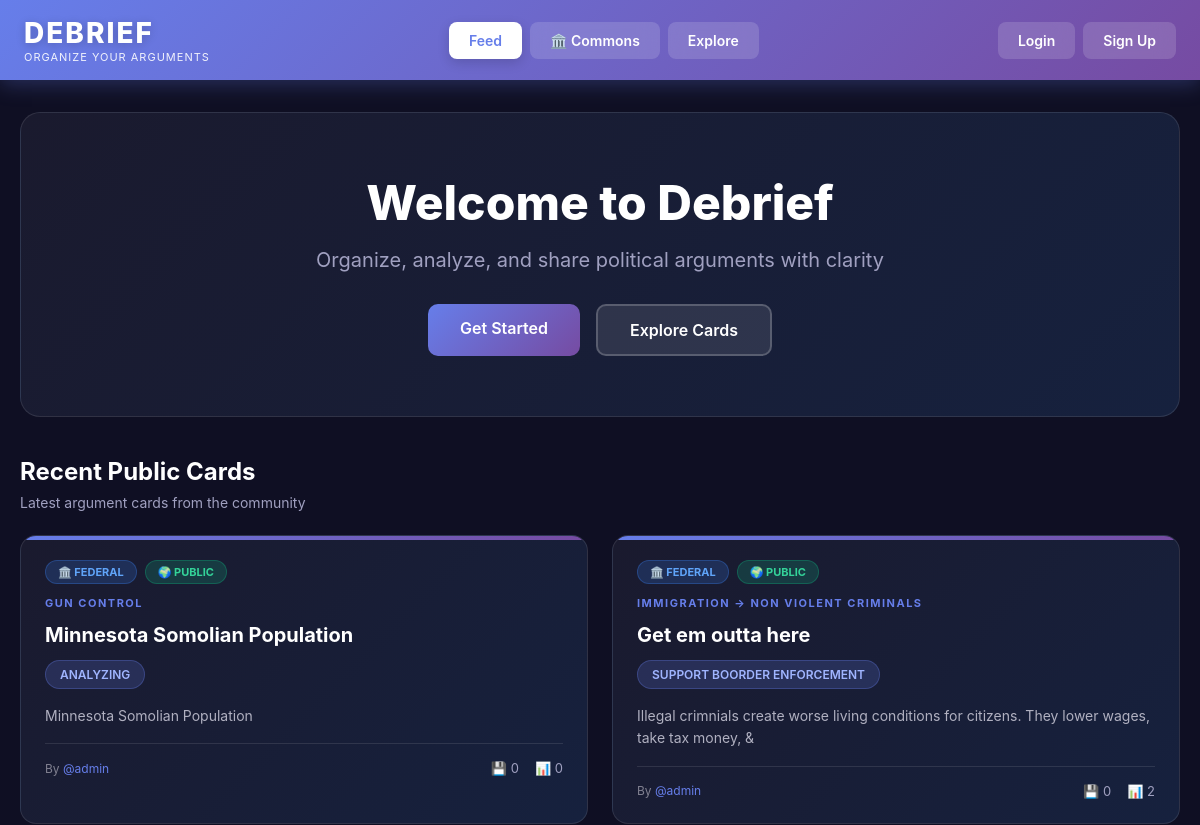
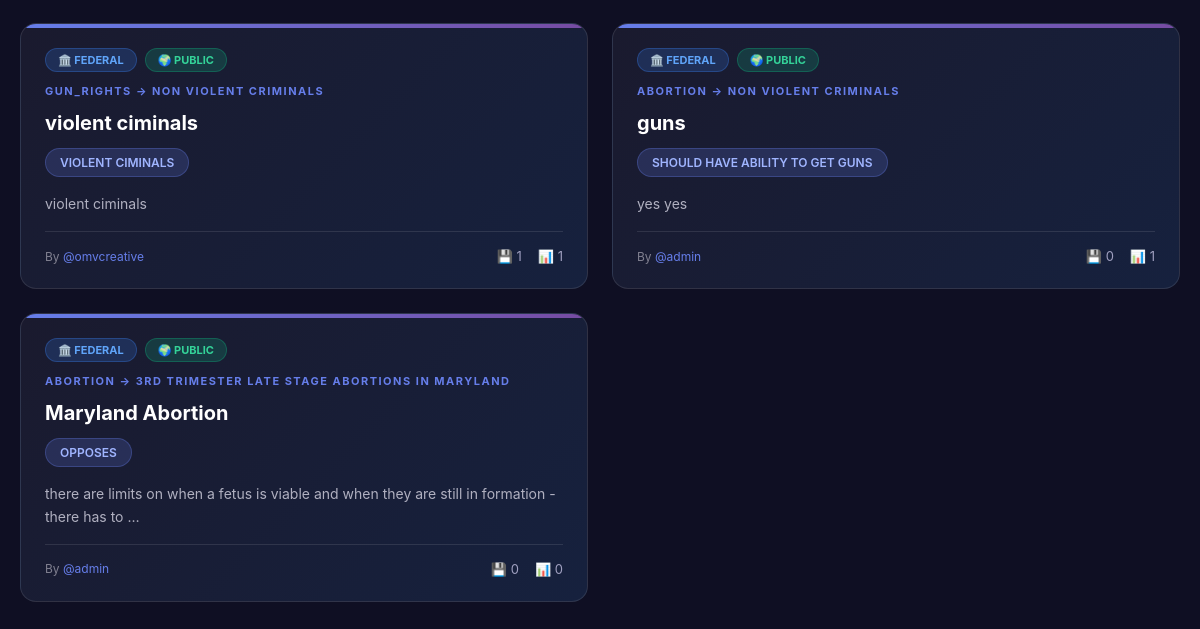
The app's page /, older data (2 pictures, top to bottom).
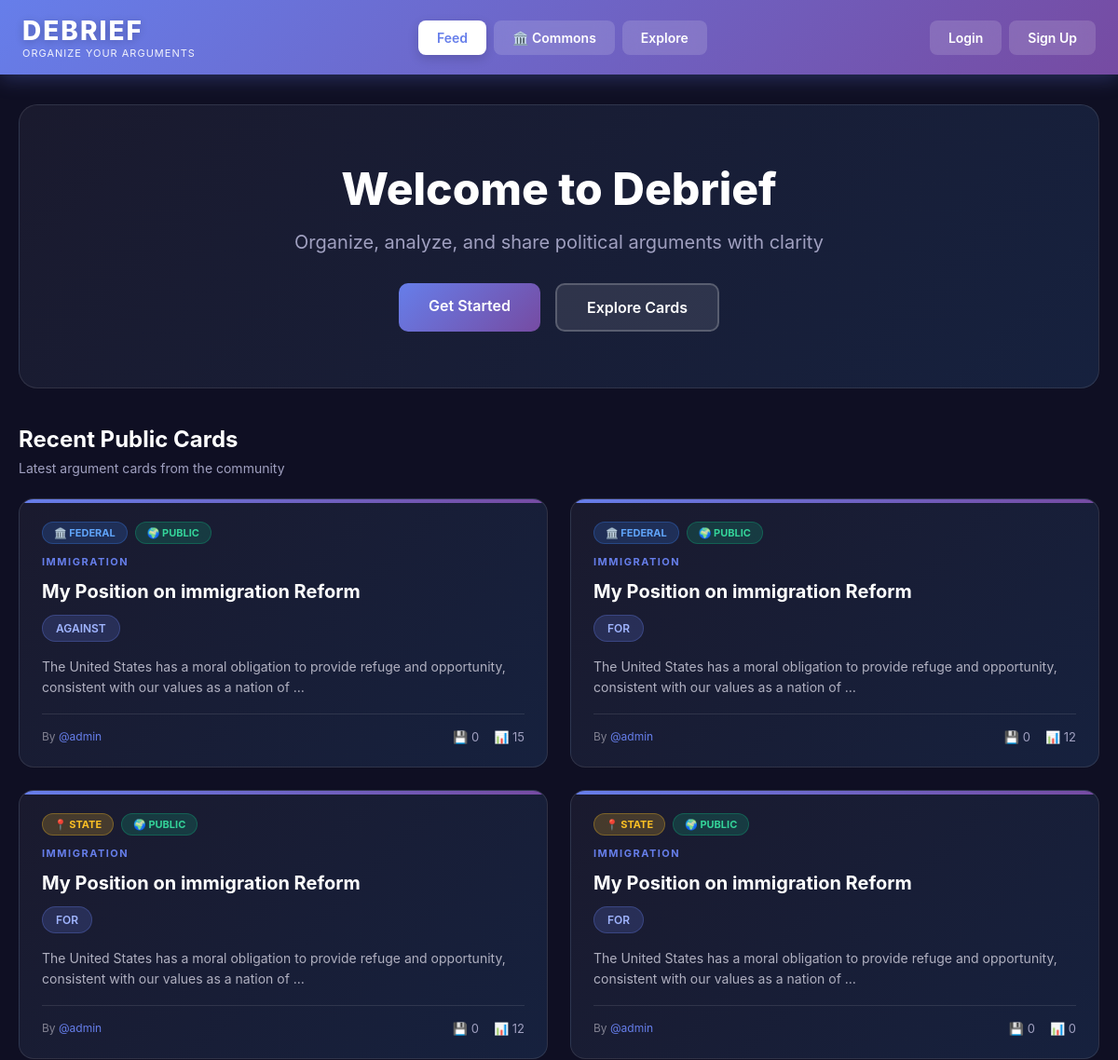
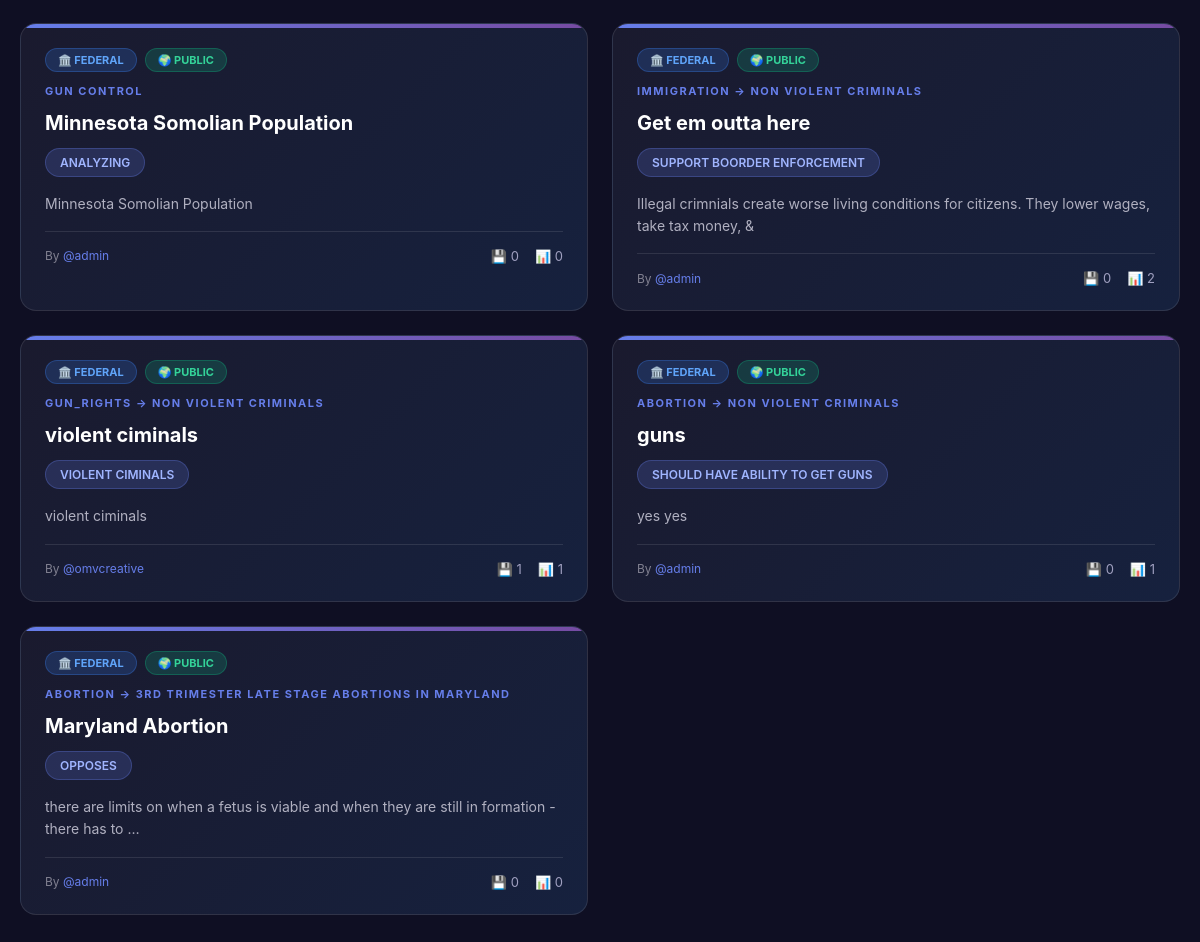
The same page, newer data (2 pictures, top to bottom).
### cards/models.py (models this page shows, shortened)
class Card(models.Model):
    SCOPE_CHOICES = [
        ('federal', 'Federal'),
        ('state', 'State'),
    ]
    TOPIC_CHOICES = [
                ('general', 'General Research'),
        ('immigration_policy', 'Immigration Policy'),
        ('healthcare_reform', 'Healthcare Reform'),
        ('gun_control', 'Gun Control'),
        ('abortion_rights', 'Abortion Rights'),
        ('climate_change_policy', 'Climate Change Policy'),
        ('tax_policy', 'Tax Policy'),
        ('social_security', 'Social Security'),
        ('medicare_medicaid', 'Medicare/Medicaid'),
        ('foreign_policy', 'Foreign Policy'),
        ('military_spending', 'Military Spending'),
        ('education_funding', 'Education Funding'),
        ('infrastructure', 'Infrastructure'),
        ('criminal_justice_reform', 'Criminal Justice Reform'),
        ('drug_policy', 'Drug Policy'),
        ('labor_laws', 'Labor Laws'),
        ('minimum_wage', 'Minimum Wage'),
        ('trade_policy', 'Trade Policy'),
        ('national_security', 'National Security'),
        ('voting_rights', 'Voting Rights'),
        ('campaign_finance', 'Campaign Finance'),
        ('state_income_tax', 'State Income Tax'),
        ('property_tax', 'Property Tax'),
        ('state_education_funding', 'State Education Funding'),
        ('marijuana_legalization', 'Marijuana Legalization'),
        ('death_penalty', 'Death Penalty'),
        ('state_healthcare', 'State Healthcare'),
        ('gun_regulations', 'Gun Regulations'),
        ('abortion_access', 'Abortion Access'),
        ('voting_laws', 'Voting Laws'),
        ('police_reform', 'Police Reform'),
        ('prison_reform', 'Prison Reform'),
        ('environmental_regulations', 'Environmental Regulations'),
        ('state_minimum_wage', 'State Minimum Wage'),
        ('workers_rights', 'Workers Rights'),
        ('housing_policy', 'Housing Policy'),
        ('transportation', 'Transportation'),
        ('public_safety', 'Public Safety'),
        ('zoning_laws', 'Zoning Laws'),
        ('state_budgets', 'State Budgets'),
        ('redistricting', 'Redistricting'),
    ]
    VISIBILITY_CHOICES = [
        ('public', 'Public'),
        ('friends', 'Friends Only'),
        ('private', 'Private'),
    ]
    user = models.ForeignKey(User, on_delete=models.CASCADE, related_name='cards')
    scope = models.CharField(max_length=20, choices=SCOPE_CHOICES, default='federal')
    topic = models.CharField(max_length=100, choices=TOPIC_CHOICES)
    subcategory = models.CharField(max_length=200, blank=True)
    title = models.CharField(max_length=300)
    stance = models.CharField(max_length=100)
    hypothesis = models.TextField()
    conclusion = models.TextField()
    visibility = models.CharField(max_length=20, choices=VISIBILITY_CHOICES, default='public')
    created_at = models.DateTimeField(auto_now_add=True)
    updated_at = models.DateTimeField(auto_now=True)
    class Meta:
        ordering = ['-created_at']

### cards/views.py (the view)
# urls.py: path('', views.index, name='index'),
def index(request):
    cards = Card.objects.filter(visibility='public').order_by('-created_at')[:10]
    return render(request, 'cards/index.html', {'cards': cards})

### cards/templates/cards/index.html (shortened to what this page needs)
{% extends 'cards/base.html' %}
{% block nav_feed %}active{% endblock %}
{% block content %}
<div class="container">
    {% if not user.is_authenticated %}
    <div class="hero-section">
        <h1 class="hero-title">Welcome to Debrief</h1>
        <p class="hero-subtitle">Organize, analyze, and share political arguments with clarity</p>
        <div class="hero-actions">
            <a href="{% url 'account_signup' %}" class="btn btn-primary">Get Started</a>
            <a href="{% url 'explore' %}" class="btn btn-secondary">Explore Cards</a>
        </div>
    </div>
    {% endif %}
    <div class="section-header">
        <h2 class="section-title">Recent Public Cards</h2>
        <p class="section-subtitle">Latest argument cards from the community</p>
    </div>
    {% if cards %}
        <div class="card-grid">
            {% for card in cards %}
            <a href="{% url 'card_detail' card.id %}" class="card-preview" style="text-decoration: none; color: inherit; display: block;">
                <div class="card-badges">
                    <span class="card-badge scope-{{ card.scope }}">
                        {% if card.scope == 'federal' %}🏛️ Federal{% else %}📍 State{% endif %}
                    </span>
                    <span class="card-badge badge-public">🌍 Public</span>
                </div>
                <div class="preview-topic">{{ card.get_topic_display }}{% if card.subcategory %} → {{ card.subcategory }}{% endif %}</div>
                <div class="preview-title">{{ card.title }}</div>
                <span class="preview-stance">{{ card.stance|upper }}</span>
                <div class="preview-snippet">
                    {{ card.hypothesis|truncatewords:20 }}
                </div>
                <div class="preview-footer">
                    <span class="preview-meta">
                        By <span class="preview-author">@{{ card.user.username }}</span>
                    </span>
                    <div class="preview-stats">
                        <span>💾 {{ card.saves.count }}</span>
                        <span>📊 {{ card.arguments.count }}</span>
                    </div>
                </div>
            </a>
            {% endfor %}
        </div>
    {% endif %}
</div>
{% endblock %}

### cards/templates/cards/base.html (shortened to what this page needs)
<!DOCTYPE html>
<html lang="en">
<head>
</head>
<body>
    <nav class="navbar">
        <div class="logo-container">
            <div>
                <a href="/" class="logo">DEBRIEF</a>
                <div class="logo-tagline">Organize Your Arguments</div>
            </div>
        </div>
        <div class="nav-tabs">
            <a href="/" class="nav-tab {% block nav_feed %}{% endblock %}">Feed</a>
            <a href="{% url 'commons' %}" class="nav-tab">🏛️ Commons</a>
            <a href="{% url 'explore' %}" class="nav-tab {% block nav_explore %}{% endblock %}">Explore</a>
        </div>
        {% if user.is_authenticated %}
        <div class="user-badge">
            <div class="user-avatar">{{ user.username|slice:":2"|upper }}</div>
            <span>{{ user.username }}</span>
        </div>
        {% else %}
        <div style="display: flex; gap: 8px;">
            <a href="{% url 'account_login' %}" class="nav-tab">Login</a>
            <a href="{% url 'account_signup' %}" class="nav-tab">Sign Up</a>
        </div>
        {% endif %}
    </nav>
    {% block content %}{% endblock %}
</body>
</html>

Row changes from the older to the newer data that the page shows:
added Card: scope "🏛️ FEDERAL", topic "IMMIGRATION", title "My Position on immigration Reform", stance "AGAINST", hypothesis "The United States has a moral obligation to provide refuge and opportunity, consistent with our values as a nation of …", user.username "admin", saves.count "0", arguments.count "15"
added Card: scope "🏛️ FEDERAL", topic "IMMIGRATION", title "My Position on immigration Reform", stance "FOR", hypothesis "The United States has a moral obligation to provide refuge and opportunity, consistent with our values as a nation of …", user.username "admin", saves.count "0", arguments.count "12"
added Card: scope "📍 STATE", topic "IMMIGRATION", title "My Position on immigration Reform", stance "FOR", hypothesis "The United States has a moral obligation to provide refuge and opportunity, consistent with our values as a nation of …", user.username "admin", saves.count "0", arguments.count "12"
added Card: scope "📍 STATE", topic "IMMIGRATION", title "My Position on immigration Reform", stance "FOR", hypothesis "The United States has a moral obligation to provide refuge and opportunity, consistent with our values as a nation of …", user.username "admin", saves.count "0", arguments.count "0"
